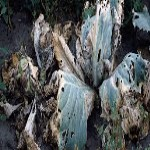
#> input picture sample_data/bacterial/Cabbage_Black_rot_0001.jpg, 150 x 150 px; its folder holds only this picture in this run
$ python generate_paper_figures.py
#> lines starting #> are read from the running program, lines starting #| are printed output that depends on the picture
"""
Generate publication-quality figures for the pathogen classification research paper.

Outputs:
    results/dataset_samples.png      -- 4x4 grid of sample images (4 classes x 4 crops)
    results/architecture_diagram.png -- Ensemble pipeline flowchart
    results/class_distribution.png   -- Bar chart of image counts per class
"""

import os
import glob
import matplotlib
matplotlib.use("Agg")
import matplotlib.pyplot as plt
import matplotlib.patches as mpatches
from matplotlib.patches import FancyBboxPatch, FancyArrowPatch
from PIL import Image

# ── paths ────────────────────────────────────────────────────────────────────
BASE_DIR = os.path.dirname(os.path.dirname(os.path.abspath(__file__)))
DATASET_DIR = os.path.join(BASE_DIR, "dataset", "flat")
RESULTS_DIR = os.path.join(BASE_DIR, "results")
os.makedirs(RESULTS_DIR, exist_ok=True)


# ═══════════════════════════════════════════════════════════════════════════════
# Figure 1 — Dataset Sample Grid  (4 classes x 4 crops)
# ═══════════════════════════════════════════════════════════════════════════════
def generate_dataset_samples():
    classes = ["bacterial", "fungal", "healthy", "mould"]
    class_labels = ["Bacterial", "Fungal", "Healthy", "Mould"]

    # For each class, pick one image from each of 4 different crops.
    # The crop prefixes vary per class, so we define them explicitly.
    crop_prefixes = {
        "bacterial": ["Cabbage_Black_rot", "Cauliflower_Bacterial",
                      "Spinach", "Lettuce_Bacterial"],
        "fungal":    ["Cabbage_Alternaria", "Cauliflower_Alternaria",
                      "Spinach_Anthracnose", "Septoria_Blight_on_lettuce"],
        "healthy":   ["Cabbage_Healthy", "Cauliflower_Healthy",
                      "Spinach_Healthy", "Lettuce_Healthy"],
        "mould":     ["Cabbage_Downy", "Cauliflower_Downy",
                      "Spinach_Downy", "Lettuce_Downy"],
    }

    fig, axes = plt.subplots(4, 4, figsize=(10, 10), dpi=200)
    fig.patch.set_facecolor("white")

    for col_idx, cls in enumerate(classes):
        cls_dir = os.path.join(DATASET_DIR, cls)
        prefixes = crop_prefixes[cls]
        for row_idx, prefix in enumerate(prefixes):
            ax = axes[row_idx, col_idx]
            # Find first image matching this prefix
            pattern = os.path.join(cls_dir, prefix + "_0005.*")
            matches = glob.glob(pattern)
            if not matches:
                # fallback to 0001
                pattern = os.path.join(cls_dir, prefix + "_0001.*")
                matches = glob.glob(pattern)
            if not matches:
                # broader fallback: any file starting with prefix
                pattern = os.path.join(cls_dir, prefix + "*")
                matches = sorted(glob.glob(pattern))
            if matches:
                img = Image.open(matches[0]).convert("RGB")
#> img is the input picture: PIL image 150x150 RGB; mean R, G, B 84.4, 86.8, 87.4
                ax.imshow(img)
            else:
                ax.text(0.5, 0.5, "N/A", ha="center", va="center",
                        transform=ax.transAxes, fontsize=12)
            ax.set_xticks([])
            ax.set_yticks([])
            ax.spines[:].set_visible(False)

        # Column title (bold class name)
        axes[0, col_idx].set_title(class_labels[col_idx],
                                   fontweight="bold", fontsize=14, pad=8)

    plt.subplots_adjust(wspace=0.05, hspace=0.05, top=0.93, bottom=0.02,
                        left=0.02, right=0.98)
    out_path = os.path.join(RESULTS_DIR, "dataset_samples.png")
    fig.savefig(out_path, facecolor="white", bbox_inches="tight")
    plt.close(fig)
    print(f"[OK] Saved {out_path}")


# ═══════════════════════════════════════════════════════════════════════════════
# Figure 2 — Architecture Diagram  (Ensemble pipeline)
# ═══════════════════════════════════════════════════════════════════════════════
def generate_architecture_diagram():
    fig, ax = plt.subplots(figsize=(14, 7), dpi=200)
    fig.patch.set_facecolor("white")
    ax.set_xlim(0, 14)
    ax.set_ylim(0, 7)
    ax.set_aspect("equal")
    ax.axis("off")

    # Color palette
    c_input  = "#C8E6C9"   # light green
    c_cnn    = "#BBDEFB"   # light blue
    c_avg    = "#FFE0B2"   # orange
    c_output = "#FFCDD2"   # light red
    c_border = "#37474F"   # dark grey

    def draw_box(x, y, w, h, text, facecolor, fontsize=10, bold=False):
        box = FancyBboxPatch(
            (x, y), w, h,
            boxstyle="round,pad=0.15",
            facecolor=facecolor,
            edgecolor=c_border,
            linewidth=1.5,
        )
        ax.add_patch(box)
        weight = "bold" if bold else "normal"
        ax.text(x + w / 2, y + h / 2, text,
                ha="center", va="center", fontsize=fontsize,
                fontweight=weight, color="#212121")

    def draw_arrow(x1, y1, x2, y2):
        arrow = FancyArrowPatch(
            (x1, y1), (x2, y2),
            arrowstyle="->,head_width=0.15,head_length=0.12",
            color=c_border, linewidth=1.5,
            connectionstyle="arc3,rad=0.0",
        )
        ax.add_patch(arrow)

    # ── Input box ─────────────────────────────────────────────────────────
    inp_x, inp_y, inp_w, inp_h = 0.3, 2.8, 2.0, 1.4
    draw_box(inp_x, inp_y, inp_w, inp_h, "Input Image\n(224 x 224 x 3)",
             c_input, fontsize=11, bold=True)

    # ── CNN branches ──────────────────────────────────────────────────────
    cnn_names = [
        "EfficientNet-B3",
        "ResNet-50",
        "VGG-16",
        "DenseNet-121",
        "MobileNet-V3-L",
    ]
    cnn_x = 3.8
    cnn_w, cnn_h = 2.6, 0.85
    gap = 0.35
    total_cnn_height = 5 * cnn_h + 4 * gap
    cnn_start_y = (7 - total_cnn_height) / 2

    cnn_centers = []
    for i, name in enumerate(cnn_names):
        cy = cnn_start_y + i * (cnn_h + gap)
        draw_box(cnn_x, cy, cnn_w, cnn_h,
                 f"{name}\nsoftmax(4)", c_cnn, fontsize=9.5, bold=False)
        cnn_centers.append((cnn_x, cy, cnn_w, cnn_h))

    # ── Arrows: input → CNNs ─────────────────────────────────────────────
    inp_right_x = inp_x + inp_w
    inp_center_y = inp_y + inp_h / 2
    for (cx, cy, cw, ch) in cnn_centers:
        draw_arrow(inp_right_x + 0.05, inp_center_y,
                   cx - 0.05, cy + ch / 2)

    # ── Averaging box ─────────────────────────────────────────────────────
    avg_x, avg_w, avg_h = 7.8, 2.6, 1.4
    avg_y = (7 - avg_h) / 2
    draw_box(avg_x, avg_y, avg_w, avg_h,
             "Probability\nAveraging", c_avg, fontsize=12, bold=True)

    # ── Arrows: CNNs → averaging ──────────────────────────────────────────
    for (cx, cy, cw, ch) in cnn_centers:
        draw_arrow(cx + cw + 0.05, cy + ch / 2,
                   avg_x - 0.05, avg_y + avg_h / 2)

    # ── Output box ────────────────────────────────────────────────────────
    out_x, out_w, out_h = 11.8, 2.0, 1.4
    out_y = (7 - out_h) / 2
    draw_box(out_x, out_y, out_w, out_h,
             "Predicted\nClass", c_output, fontsize=12, bold=True)

    # Arrow: averaging → output
    draw_arrow(avg_x + avg_w + 0.05, avg_y + avg_h / 2,
               out_x - 0.05, out_y + out_h / 2)

    out_path = os.path.join(RESULTS_DIR, "architecture_diagram.png")
    fig.savefig(out_path, facecolor="white", bbox_inches="tight")
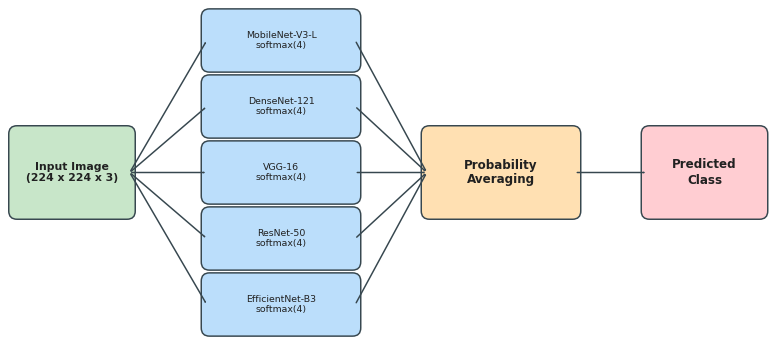
#> figure drawn by matplotlib, 1 panel
    plt.close(fig)
    print(f"[OK] Saved {out_path}")


# ═══════════════════════════════════════════════════════════════════════════════
# Figure 3 — Class Distribution Bar Chart
# ═══════════════════════════════════════════════════════════════════════════════
def generate_class_distribution():
    classes = ["Bacterial", "Fungal", "Healthy", "Mould"]
    counts  = [440, 423, 440, 439]
    colors  = ["#EF5350", "#42A5F5", "#66BB6A", "#FFA726"]  # red, blue, green, orange

    fig, ax = plt.subplots(figsize=(8, 5), dpi=200)
    fig.patch.set_facecolor("white")
    ax.set_facecolor("white")

    bars = ax.bar(classes, counts, color=colors, edgecolor="#37474F",
                  linewidth=1.2, width=0.6)

    # Add count labels on top of each bar
    for bar, count in zip(bars, counts):
        ax.text(bar.get_x() + bar.get_width() / 2, bar.get_height() + 5,
                str(count), ha="center", va="bottom",
                fontsize=13, fontweight="bold", color="#212121")

    ax.set_ylabel("Number of Images", fontsize=13, fontweight="bold")
    ax.set_xlabel("Class", fontsize=13, fontweight="bold")
    ax.set_title("Class Distribution", fontsize=15, fontweight="bold", pad=12)
    ax.set_ylim(0, max(counts) + 40)
    ax.tick_params(axis="both", labelsize=12)

    # Clean up spines
    ax.spines["top"].set_visible(False)
    ax.spines["right"].set_visible(False)

    plt.tight_layout()
    out_path = os.path.join(RESULTS_DIR, "class_distribution.png")
    fig.savefig(out_path, facecolor="white", bbox_inches="tight")
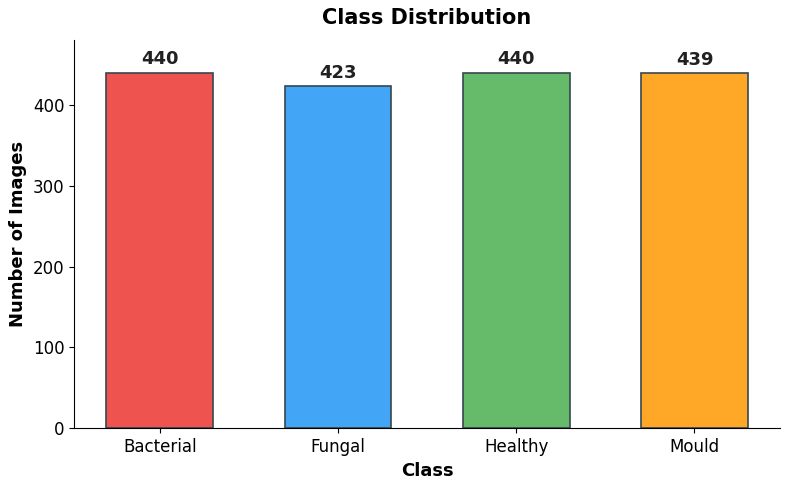
#> figure drawn by matplotlib, 1 panel
    plt.close(fig)
    print(f"[OK] Saved {out_path}")


# ═══════════════════════════════════════════════════════════════════════════════
# Main
# ═══════════════════════════════════════════════════════════════════════════════
if __name__ == "__main__":
    print("Generating paper figures...")
    generate_dataset_samples()
    generate_architecture_diagram()
    generate_class_distribution()
    print("All figures generated successfully.")
